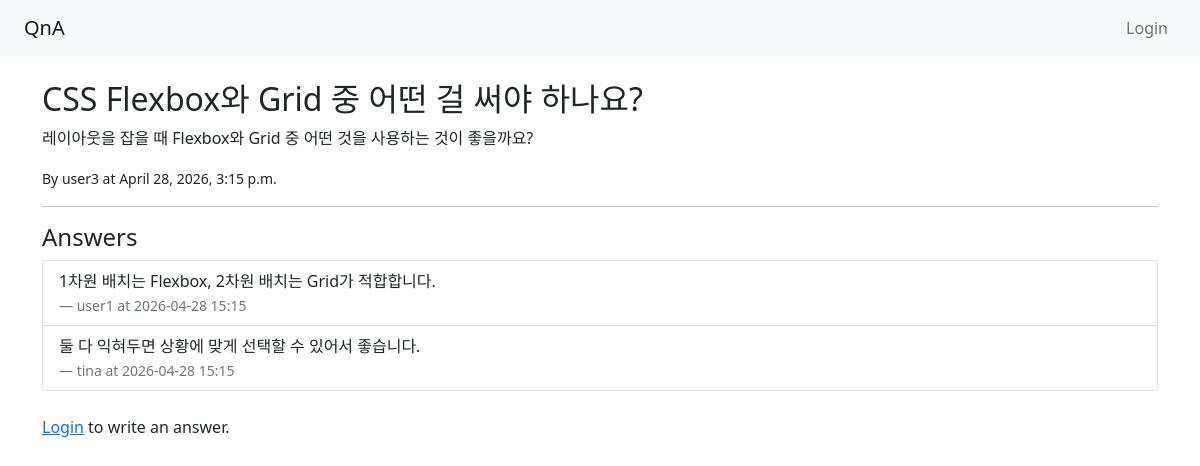
The page /question/7/ on the database its author committed.
### qa/models.py (models this page shows, shortened)
class Question(models.Model):
    title = models.CharField(("Title"), max_length=200)
    content = models.TextField(("Content"))
    author = models.ForeignKey(User, on_delete=models.CASCADE)
    created_at = models.DateTimeField(auto_now_add=True)

class Answer(models.Model):
    question = models.ForeignKey(Question, on_delete=models.CASCADE, related_name='answers')
    content = models.TextField(("Content"))
    author = models.ForeignKey(User, on_delete=models.CASCADE)
    created_at = models.DateTimeField(("Created At"), auto_now=False, auto_now_add=True)

### qa/views.py (the view, shortened to what this page needs)
# urls.py: path('question/<int:pk>/', views.question_detail, name='question_detail'),
def question_detail(request, pk):
    question = get_object_or_404(Question, pk=pk)
    return render(request, 'qa/question_detail.html', {'question': question})

### qa/templates/qa/question_detail.html
{% extends 'qa/base.html' %}
{% block content %}
<h2>{{ question.title }}</h2>
<p>{{ question.content }}</p>
<p><small>By {{ question.author.username }} at {{ question.created_at }}</small></p>
<hr>
<h4>Answers</h4>
<ul class="list-group mb-4">
    {% for answer in question.answers.all %}
    <li class="list-group-item">
        {{ answer.content }}<br>
        <small class="text-muted">— {{ answer.author.username }} at {{ answer.created_at|date:"Y-m-d H:i" }}</small>
    </li>
    {% empty %}
    <li class="list-group-item">No answers yet.</li>
    {% endfor %}
</ul>
{% if user.is_authenticated %}
<h5>Write an Answer</h5>
<form method="post">
    {% csrf_token %}
    <div class="mb-3">
        <textarea name="content" class="form-control" rows="4"
                  placeholder="Write your answer here..."></textarea>
    </div>
    <button type="submit" class="btn btn-success">Submit Answer</button>
</form>
{% else %}
<p><a href="{% url 'login' %}">Login</a> to write an answer.</p>
{% endif %}
{% endblock %}

### rows shown on the page
Question: title "CSS Flexbox와 Grid 중 어떤 걸 써야 하나요?", content "레이아웃을 잡을 때 Flexbox와 Grid 중 어떤 것을 사용하는 것이 좋을까요?", author.username "user3", created_at "April 28, 2026, 3:15 p.m."
Answer: content "1차원 배치는 Flexbox, 2차원 배치는 Grid가 적합합니다.", author.username "user1", created_at "2026-04-28 15:15"
Answer: content "둘 다 익혀두면 상황에 맞게 선택할 수 있어서 좋습니다.", author.username "tina", created_at "2026-04-28 15:15"
